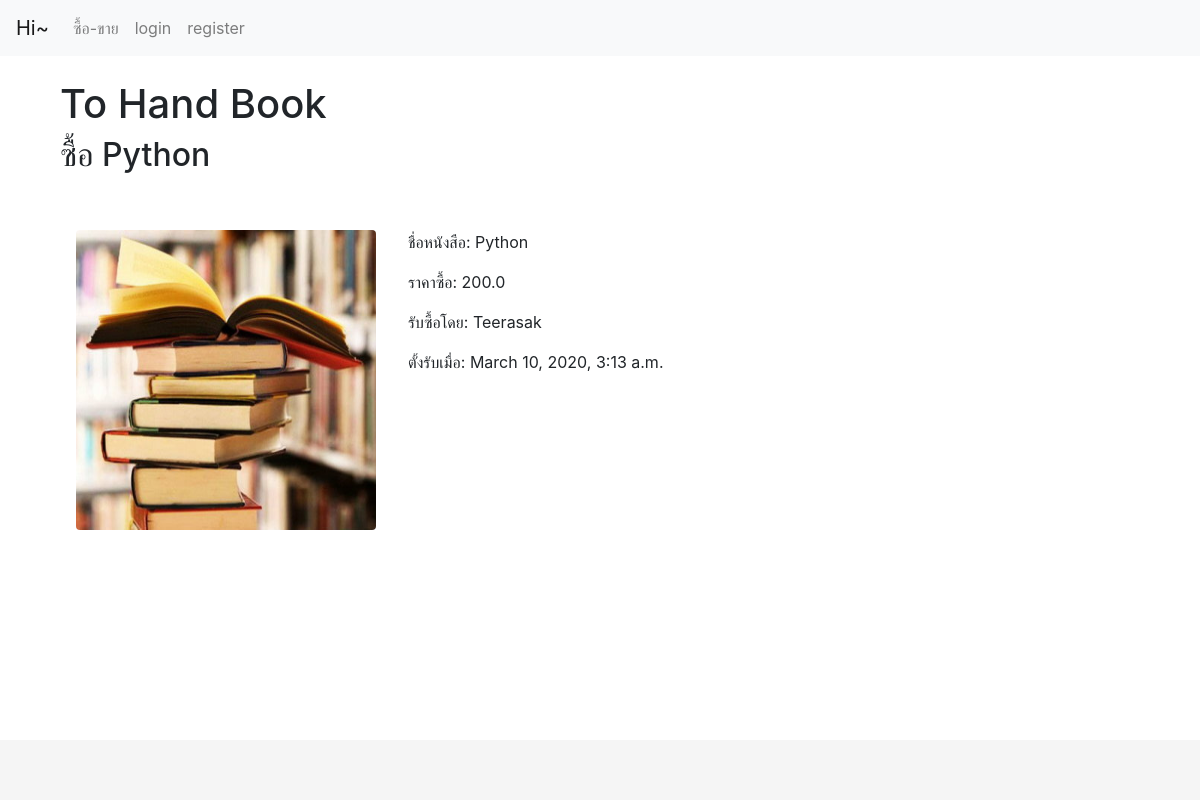
Page /view_post/1/ on the committed database.
### Post/models.py (models this page shows)
class Book(models.Model):
    create_by = models.ForeignKey(User, on_delete=models.CASCADE)
    create_date = models.DateTimeField(auto_now=True)
    name_book = models.CharField(max_length=50)
    type_for = (('S', 'ขาย'),('B', 'ซื้อ'))
    type_post = models.CharField(max_length=1, choices=type_for)
    price = models.FloatField(default=0)
    picture = models.URLField(max_length = 500,null = True)
    status = models.BooleanField(default=True)

### Post/views.py (the view)
# urls.py: path('view_post/<int:book_id>/', views.view_post, name='view_post'),
def view_post(request, book_id):
    book_view = Book.objects.get(pk = book_id)
    comment_text = Message.objects.filter(post_id_id = book_id)
    return render(request, 'view_post.html', context={
        'book_view' : book_view,
        'book_id': book_id,
        'comment_text':comment_text,
    })

### Post/templates/view_post.html (shortened to what this page needs)
{% extends "base.html" %}
{% block content %}
<div class="container">
    <h1>To Hand Book</h1>
    {% if book_view.type_post == 'S' %}
    <h2>ขาย {{ book_view.name_book }}</h2>
    {% else %}
    <h2>ซื้อ {{ book_view.name_book }}</h2>
    {% endif %}
    <br/><br/>
    <div class="d-flex flex-row">
    <div class="form-group mx-3" >
        <img src="{{ book_view.picture }}" class="rounded float-left" style="width: 300px; height: 300px;">
    </div>
    <div class="form-group mx-3" >
        <p>ชื่อหนังสือ: {{  book_view.name_book }}</p>
        {% if book_view.type_post == 'S' %}
            <p>ราคาขาย: {{ book_view.price }}</p>
            <p>ขายโดย: {{ book_view.create_by.first_name }}</p>
            <p>เริ่มขายเมื่อ: {{ book_view.create_date }}</p>
                {% if book_view.create_by.id == view_by.id %}
                    <a href="{% url 'sold_out' book_id=book_view.id %}">
                        <div class="btn btn-warning">ขายแล้ว</div>
                    </a>
                {% endif %}
        {% else %}
            <p>ราคาซื้อ: {{ book_view.price }}</p>
            <p>รับซื้อโดย: {{ book_view.create_by.first_name }}</p>
            <p>ตั้งรับเมื่อ: {{ book_view.create_date }}</p>
        {% endif %}
    </div>
    </div>
    <br/><br/>
</div>
{% endblock content %}

### templates/base.html (style rules this page uses)
html { position: relative; min-height: 100%; }
body { margin-bottom: 60px; }

### rows in the picture
Book: name_book "Python", picture (picture), price "200.0", create_by.first_name "Teerasak", create_date "March 10, 2020, 3:13 a.m."
